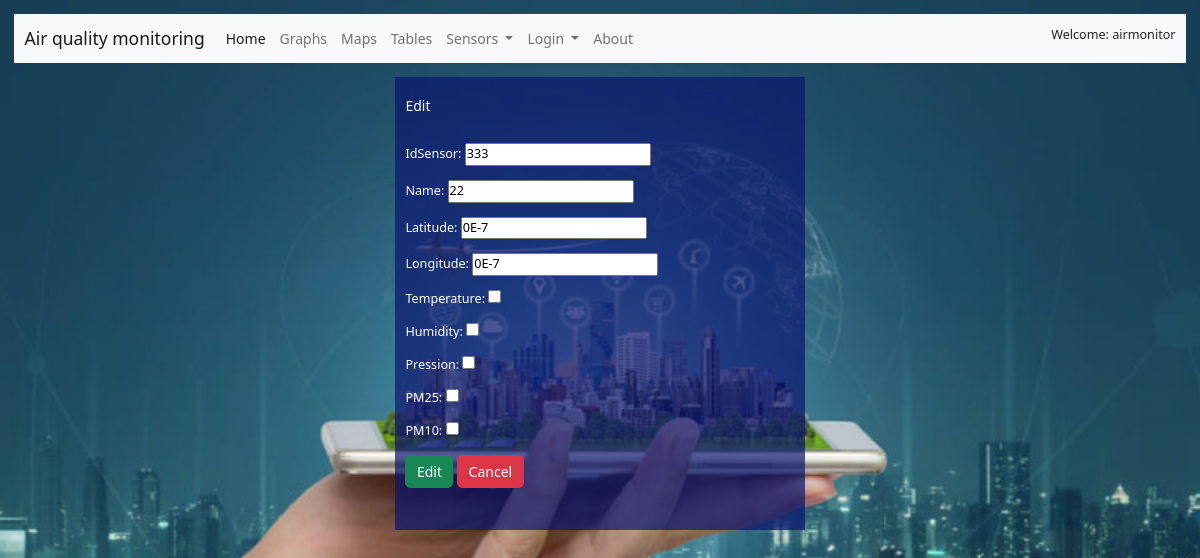
Page /sensors/333/edit/ (signed in) on the committed database.
### sensors/models.py (models this page shows, shortened)
class Sensor(models.Model):
    idSensor = models.IntegerField(primary_key=True, null=False)
    name = models.CharField(max_length=10)
    Latitude = models.DecimalField(default=0, max_digits=10, decimal_places=7)
    Longitude =  models.DecimalField(default=0, max_digits=10, decimal_places=7)
    Temperature= models.BooleanField()
    Humidity= models.BooleanField()
    Pression= models.BooleanField()
    PM25= models.BooleanField()
    PM10= models.BooleanField()
    created_on = models.DateTimeField(auto_now_add=True)

### sensors/views.py (the view)
# urls.py: path('<int:pk>/edit/', SensorUpdateView.as_view(), name="sensor_edit"),
class SensorUpdateView(LoginRequiredMixin, UserPassesTestMixin,  UpdateView): #113
    template_name = "sensors/edit.html"
    model = Sensor
    fields = ["idSensor","name","Latitude","Longitude","Temperature","Humidity","Pression","PM25","PM10"]
    permission_required = "sensors.change_sensor"
    def test_func(self):
        if self.request.user.has_perm("sensors.change_sensor"):
            return 1
        else:
            return

### templates/sensors/edit.html (shortened to what this page needs)
{% extends 'base.html' %}
{% block content %}
<div class="container mt-3 table-dark main" style="width: 35%; ">
    <br>
    <h1>Edit</h1>
    <br>
    <form method="post" enctype="multipart/form-data">
        {{ form.as_p}}
        <input type="submit" value="Edit" class="btn btn-success">
        <a class="btn btn-danger" href="{% url 'sensor_list' %}">Cancel</a></li>
    </form>
    <br><br>
</div>
{% endblock content %}

### templates/base.html (shortened to what this page needs)
<!DOCTYPE html>
<html lang="en">
<head>
    <link href="https://cdn.jsdelivr.net/npm/bootstrap@5.2.1/dist/css/bootstrap.min.css" rel="stylesheet"
>
    <link rel="stylesheet" href="/static/css/style.css" type="text/css" media="all" title>
    <link rel="stylesheet" href="/static/css/style2.css" type="text/css" media="all" title>
</head>
<body>
    <nav class="navbar navbar-expand-lg navbar-light bg-light">
        <div class="container-fluid">
            <a class="navbar-brand" href="{%  url 'home' %}">Air quality monitoring</a>
            <div class="collapse navbar-collapse" id="navbarNavAltMarkup">
                <div class="navbar-nav">
                    <a class="nav-link active" aria-current="page" href="{%  url 'home' %}" accesskey="H">Home</a>
                    <a class="nav-link" href="{%  url 'measurements_graphs' %}" accesskey="G">Graphs</a>
                    <a class="nav-link" href="{%  url 'show_map' yy='2022-0-0'%}" accesskey="M">Maps</a>
                    <a class="nav-link" href="{%  url 'show_table' yy='2022-0-0'%}" accesskey="T">Tables</a>
                    {% if request.user.is_authenticated %}
                    <li class="nav-item dropdown">
                        <a class="nav-link dropdown-toggle" href="#" role="button" data-bs-toggle="dropdown"
                            aria-expanded="false" accesskey="S">
                            Sensors
                        </a>
                    </li>
                    {% endif %}
                    <li class="nav-item dropdown">
                        <a class="nav-link dropdown-toggle" href="#" role="button" data-bs-toggle="dropdown"
                            aria-expanded="false" accesskey="S">
                            Login
                        </a>
                    </li>
                    <a class="nav-link" href="{%  url 'about' %}">About</a>
                </div>
            </div>
            {% if request.user.is_authenticated %}
            <h2>Welcome: {{ request.user.username }} <h2>
                    {% endif %}
        </div>
    </nav>
    {% block content %}
    {% endblock content %}
</body>
</html>

### static/css/style.css (style rules this page uses)
html { font-size: 14px; }
body { background-size: cover; background-image: url("../images/fondo.jpg"); background-position: center center; background-repeat: no-repeat; background-attachment: fixed; background-color: rgb(13, 157, 157); }
h1 { font-size: 1rem; }
p, h2, h3 { font-size: .9rem; }
.main { text-align: left; background: rgba(10, 22, 110, 0.7); color: white; overflow: hidden }
@media all and (min-width: 800px) { .main { flex: 4 0px; } }
@media all and (min-width: 800px) { .main { order: 2; } }
body { padding: 1em; }

### static/css/style2.css (style rules this page uses)
* { margin: 0; padding: 0; box-sizing: border-box; }

### rows in the picture
Sensor: idSensor "333", name "22", Latitude "0E-7", Longitude "0E-7"

### other values in the picture
{{ request.user.username }} "airmonitor"
